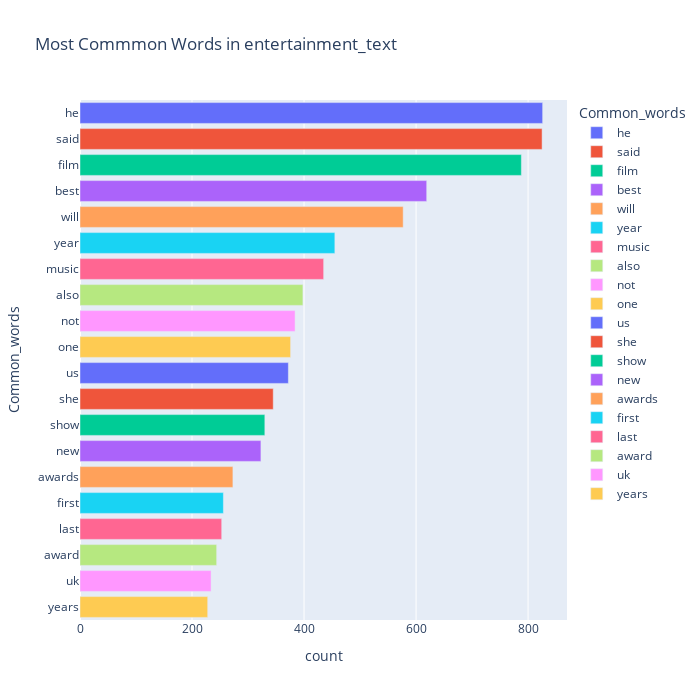

The code cell stored with this chart in its notebook:
### Code cell
top = Counter([item for sublist in entertainment_text['short_word'] for item in sublist])
temp_positive = pd.DataFrame(top.most_common(20))
temp_positive.columns = ['Common_words','count']
fig = px.bar(temp_positive, x="count", y="Common_words", title='Most Commmon Words in entertainment_text', orientation='h', 
             width=700, height=700,color='Common_words')
fig.show()

### Figure 1 — Plotly figure (JSON) as saved in the notebook; plotly's stock layout.template omitted (floating-point values rounded to 4 significant figures)
{"data": [{"alignmentgroup": "True", "hovertemplate": "Common_words=%{y}<br>count=%{x}<extra></extra>", "legendgroup": "he", "marker": {"color": "#636efa", "pattern": {"shape": ""}}, "name": "he", "offsetgroup": "he", "orientation": "h", "showlegend": true, "textposition": "auto", "type": "bar", "x": [826], "xaxis": "x", "y": ["he"], "yaxis": "y"}, {"alignmentgroup": "True", "hovertemplate": "Common_words=%{y}<br>count=%{x}<extra></extra>", "legendgroup": "said", "marker": {"color": "#EF553B", "pattern": {"shape": ""}}, "name": "said", "offsetgroup": "said", "orientation": "h", "showlegend": true, "textposition": "auto", "type": "bar", "x": [825], "xaxis": "x", "y": ["said"], "yaxis": "y"}, {"alignmentgroup": "True", "hovertemplate": "Common_words=%{y}<br>count=%{x}<extra></extra>", "legendgroup": "film", "marker": {"color": "#00cc96", "pattern": {"shape": ""}}, "name": "film", "offsetgroup": "film", "orientation": "h", "showlegend": true, "textposition": "auto", "type": "bar", "x": [788], "xaxis": "x", "y": ["film"], "yaxis": "y"}, {"alignmentgroup": "True", "hovertemplate": "Common_words=%{y}<br>count=%{x}<extra></extra>", "legendgroup": "best", "marker": {"color": "#ab63fa", "pattern": {"shape": ""}}, "name": "best", "offsetgroup": "best", "orientation": "h", "showlegend": true, "textposition": "auto", "type": "bar", "x": [619], "xaxis": "x", "y": ["best"], "yaxis": "y"}, {"alignmentgroup": "True", "hovertemplate": "Common_words=%{y}<br>count=%{x}<extra></extra>", "legendgroup": "will", "marker": {"color": "#FFA15A", "pattern": {"shape": ""}}, "name": "will", "offsetgroup": "will", "orientation": "h", "showlegend": true, "textposition": "auto", "type": "bar", "x": [577], "xaxis": "x", "y": ["will"], "yaxis": "y"}, {"alignmentgroup": "True", "hovertemplate": "Common_words=%{y}<br>count=%{x}<extra></extra>", "legendgroup": "year", "marker": {"color": "#19d3f3", "pattern": {"shape": ""}}, "name": "year", "offsetgroup": "year", "orientation": "h", "showlegend": true, "textposition": "auto", "type": "bar", "x": [455], "xaxis": "x", "y": ["year"], "yaxis": "y"}, {"alignmentgroup": "True", "hovertemplate": "Common_words=%{y}<br>count=%{x}<extra></extra>", "legendgroup": "music", "marker": {"color": "#FF6692", "pattern": {"shape": ""}}, "name": "music", "offsetgroup": "music", "orientation": "h", "showlegend": true, "textposition": "auto", "type": "bar", "x": [435], "xaxis": "x", "y": ["music"], "yaxis": "y"}, {"alignmentgroup": "True", "hovertemplate": "Common_words=%{y}<br>count=%{x}<extra></extra>", "legendgroup": "also", "marker": {"color": "#B6E880", "pattern": {"shape": ""}}, "name": "also", "offsetgroup": "also", "orientation": "h", "showlegend": true, "textposition": "auto", "type": "bar", "x": [398], "xaxis": "x", "y": ["also"], "yaxis": "y"}, {"alignmentgroup": "True", "hovertemplate": "Common_words=%{y}<br>count=%{x}<extra></extra>", "legendgroup": "not", "marker": {"color": "#FF97FF", "pattern": {"shape": ""}}, "name": "not", "offsetgroup": "not", "orientation": "h", "showlegend": true, "textposition": "auto", "type": "bar", "x": [384], "xaxis": "x", "y": ["not"], "yaxis": "y"}, {"alignmentgroup": "True", "hovertemplate": "Common_words=%{y}<br>count=%{x}<extra></extra>", "legendgroup": "one", "marker": {"color": "#FECB52", "pattern": {"shape": ""}}, "name": "one", "offsetgroup": "one", "orientation": "h", "showlegend": true, "textposition": "auto", "type": "bar", "x": [376], "xaxis": "x", "y": ["one"], "yaxis": "y"}, {"alignmentgroup": "True", "hovertemplate": "Common_words=%{y}<br>count=%{x}<extra></extra>", "legendgroup": "us", "marker": {"color": "#636efa", "pattern": {"shape": ""}}, "name": "us", "offsetgroup": "us", "orientation": "h", "showlegend": true, "textposition": "auto", "type": "bar", "x": [372], "xaxis": "x", "y": ["us"], "yaxis": "y"}, {"alignmentgroup": "True", "hovertemplate": "Common_words=%{y}<br>count=%{x}<extra></extra>", "legendgroup": "she", "marker": {"color": "#EF553B", "pattern": {"shape": ""}}, "name": "she", "offsetgroup": "she", "orientation": "h", "showlegend": true, "textposition": "auto", "type": "bar", "x": [345], "xaxis": "x", "y": ["she"], "yaxis": "y"}, {"alignmentgroup": "True", "hovertemplate": "Common_words=%{y}<br>count=%{x}<extra></extra>", "legendgroup": "show", "marker": {"color": "#00cc96", "pattern": {"shape": ""}}, "name": "show", "offsetgroup": "show", "orientation": "h", "showlegend": true, "textposition": "auto", "type": "bar", "x": [330], "xaxis": "x", "y": ["show"], "yaxis": "y"}, {"alignmentgroup": "True", "hovertemplate": "Common_words=%{y}<br>count=%{x}<extra></extra>", "legendgroup": "new", "marker": {"color": "#ab63fa", "pattern": {"shape": ""}}, "name": "new", "offsetgroup": "new", "orientation": "h", "showlegend": true, "textposition": "auto", "type": "bar", "x": [323], "xaxis": "x", "y": ["new"], "yaxis": "y"}, {"alignmentgroup": "True", "hovertemplate": "Common_words=%{y}<br>count=%{x}<extra></extra>", "legendgroup": "awards", "marker": {"color": "#FFA15A", "pattern": {"shape": ""}}, "name": "awards", "offsetgroup": "awards", "orientation": "h", "showlegend": true, "textposition": "auto", "type": "bar", "x": [273], "xaxis": "x", "y": ["awards"], "yaxis": "y"}, {"alignmentgroup": "True", "hovertemplate": "Common_words=%{y}<br>count=%{x}<extra></extra>", "legendgroup": "first", "marker": {"color": "#19d3f3", "pattern": {"shape": ""}}, "name": "first", "offsetgroup": "first", "orientation": "h", "showlegend": true, "textposition": "auto", "type": "bar", "x": [256], "xaxis": "x", "y": ["first"], "yaxis": "y"}, {"alignmentgroup": "True", "hovertemplate": "Common_words=%{y}<br>count=%{x}<extra></extra>", "legendgroup": "last", "marker": {"color": "#FF6692", "pattern": {"shape": ""}}, "name": "last", "offsetgroup": "last", "orientation": "h", "showlegend": true, "textposition": "auto", "type": "bar", "x": [253], "xaxis": "x", "y": ["last"], "yaxis": "y"}, {"alignmentgroup": "True", "hovertemplate": "Common_words=%{y}<br>count=%{x}<extra></extra>", "legendgroup": "award", "marker": {"color": "#B6E880", "pattern": {"shape": ""}}, "name": "award", "offsetgroup": "award", "orientation": "h", "showlegend": true, "textposition": "auto", "type": "bar", "x": [244], "xaxis": "x", "y": ["award"], "yaxis": "y"}, {"alignmentgroup": "True", "hovertemplate": "Common_words=%{y}<br>count=%{x}<extra></extra>", "legendgroup": "uk", "marker": {"color": "#FF97FF", "pattern": {"shape": ""}}, "name": "uk", "offsetgroup": "uk", "orientation": "h", "showlegend": true, "textposition": "auto", "type": "bar", "x": [234], "xaxis": "x", "y": ["uk"], "yaxis": "y"}, {"alignmentgroup": "True", "hovertemplate": "Common_words=%{y}<br>count=%{x}<extra></extra>", "legendgroup": "years", "marker": {"color": "#FECB52", "pattern": {"shape": ""}}, "name": "years", "offsetgroup": "years", "orientation": "h", "showlegend": true, "textposition": "auto", "type": "bar", "x": [228], "xaxis": "x", "y": ["years"], "yaxis": "y"}], "layout": {"barmode": "relative", "height": 700, "legend": {"title": {"text": "Common_words"}, "tracegroupgap": 0}, "title": {"text": "Most Commmon Words in entertainment_text"}, "width": 700, "xaxis": {"anchor": "y", "domain": [0, 1], "title": {"text": "count"}}, "yaxis": {"anchor": "x", "categoryarray": ["years", "uk", "award", "last", "first", "awards", "new", "show", "she", "us", "one", "not", "also", "music", "year", "will", "best", "film", "said", "he"], "categoryorder": "array", "domain": [0, 1], "title": {"text": "Common_words"}}}}
